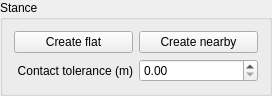
<?xml version="1.0" encoding="UTF-8"?>
<ui version="4.0">
 <class>StanceFrame</class>
 <widget class="QGroupBox" name="StanceFrame">
  <property name="geometry">
   <rect>
    <x>0</x>
    <y>0</y>
    <width>272</width>
    <height>82</height>
   </rect>
  </property>
  <property name="windowTitle">
   <string>GroupBox</string>
  </property>
  <property name="title">
   <string>Stance</string>
  </property>
  <layout class="QGridLayout" name="gridLayout">
   <item row="0" column="0">
    <widget class="QPushButton" name="btn_createFlat">
     <property name="statusTip">
      <string>Generate a stance from the robot's pose as if standing on flat ground</string>
     </property>
     <property name="text">
      <string>Create flat</string>
     </property>
    </widget>
   </item>
   <item row="0" column="1">
    <widget class="QPushButton" name="btn_createNearby">
     <property name="statusTip">
      <string>NOT IMPLEMENTED YET</string>
     </property>
     <property name="text">
      <string>Create nearby</string>
     </property>
    </widget>
   </item>
   <item row="1" column="0">
    <widget class="QLabel" name="label">
     <property name="text">
      <string>Contact tolerance (m)</string>
     </property>
     <property name="alignment">
      <set>Qt::AlignRight|Qt::AlignTrailing|Qt::AlignVCenter</set>
     </property>
    </widget>
   </item>
   <item row="1" column="1">
    <widget class="QDoubleSpinBox" name="contactToleranceSpin">
     <property name="maximum">
      <double>1.000000000000000</double>
     </property>
     <property name="singleStep">
      <double>0.001000000000000</double>
     </property>
     <property name="value">
      <double>0.000000000000000</double>
     </property>
    </widget>
   </item>
  </layout>
 </widget>
 <resources/>
 <connections>
  <connection>
   <sender>btn_createFlat</sender>
   <signal>clicked()</signal>
   <receiver>StanceFrame</receiver>
   <slot>CreateFlat()</slot>
   <hints>
    <hint type="sourcelabel">
     <x>106</x>
     <y>30</y>
    </hint>
    <hint type="destinationlabel">
     <x>128</x>
     <y>15</y>
    </hint>
   </hints>
  </connection>
  <connection>
   <sender>btn_createNearby</sender>
   <signal>clicked()</signal>
   <receiver>StanceFrame</receiver>
   <slot>CreateNearby()</slot>
   <hints>
    <hint type="sourcelabel">
     <x>235</x>
     <y>37</y>
    </hint>
    <hint type="destinationlabel">
     <x>263</x>
     <y>13</y>
    </hint>
   </hints>
  </connection>
 </connections>
 <slots>
  <slot>CreateFlat()</slot>
  <slot>CreateNearby()</slot>
 </slots>
</ui>
